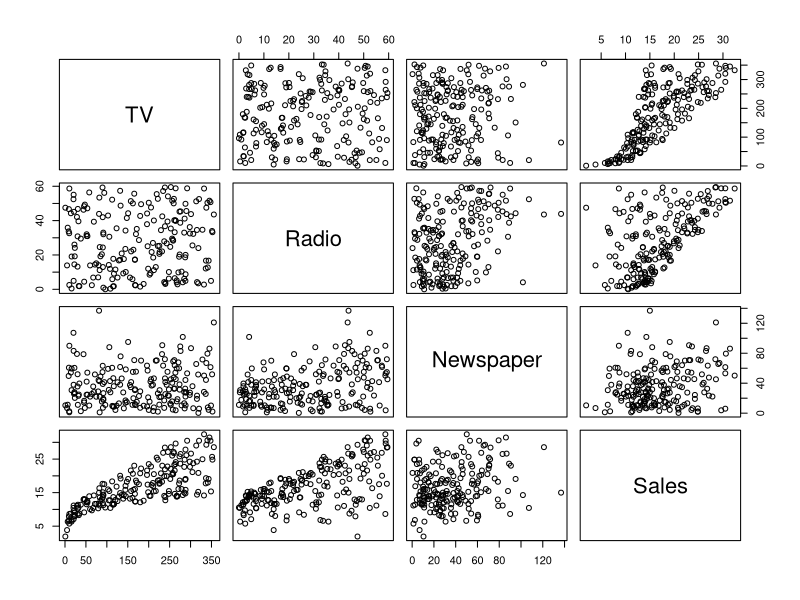

Generate this figure with R: (Note: this script raises an error after producing the figure.)
## ---- chunk 1
data <- read.csv('data.csv') 
str(data)
## ---- chunk 2
plot(data)
## ---- chunk 3
set.seed(123)
sample <- sample(c(TRUE, FALSE), nrow(data), replace = T, prob = c(0.6,0.4))
train <- data[sample, ]
test <- data[!sample, ]
## ---- chunk 4
ggplot(train, aes(TV, Sales)) +
  geom_point()
## ---- chunk 5
library(broom)
library(modelr)
library(ggplot2)
model1 <- lm(Sales ~ TV, data = train)
model1_results <- augment(model1, train)
## ---- chunk 6
summary(model1)
## ---- chunk 7
ggplot(train, aes(TV, Sales)) +
  geom_point() +
  geom_smooth(method = "lm") 
## ---- chunk 8
ggplot(train, aes(TV, Sales)) +
  geom_point() +
  geom_smooth(method = "lm") 
## ---- chunk 9
model1_plot1 <- ggplot(model1_results, aes(.fitted, .resid)) +
  geom_ref_line(h = 0) +
  geom_point() +
  geom_smooth(se = FALSE) +
  ggtitle("Residuals vs Fitted")
## ---- chunk 10
model1_plot1 <- ggplot(model1_results, aes(.fitted, .resid)) +
  geom_ref_line(h = 0) +
  geom_point() +
  geom_smooth(se = FALSE) +
  ggtitle("Residuals vs Fitted")
model1_plot1
## ---- chunk 11
model1_plot2 <- ggplot( model1_results, aes( sample = .resid)) +
  stat_qq()+
  stat_qq_line() +
  ggtitle("Normal Q-Q")
## ---- chunk 12

model1_plot2 <- ggplot( model1_results, aes( sample = .resid)) +
  stat_qq()+
  stat_qq_line() +
  ggtitle("Normal Q-Q")
model1_plot2
## ---- chunk 13
pred1 <- predict(model1, test)
test$Pred1 <- pred1
mse1 <- mean((test$Sales - test$Pred1)^2)
mse1
## ---- chunk 14
model2 <- lm(Sales ~ ., data = train)
model2 <- lm(Sales ~ TV + Radio + Newspaper + Sales, data = train)
## ---- chunk 15
summary(model2)
## ---- chunk 16
model3 <- lm(Sales ~ TV + Radio , data = train)
model3_results <- augment(model3, train)
## ---- chunk 17
summary(model3)
## ---- chunk 18
model3_plot1 <- ggplot(model3_results, aes(.fitted, .resid)) +
  geom_ref_line(h = 0) +
  geom_point() +
  geom_smooth(se = FALSE) +
  ggtitle("Residuals vs Fitted")
## ---- chunk 19
model3_plot1
## ---- chunk 20
model3_plot2 <- ggplot( model3_results, aes( sample = .resid)) +
  stat_qq()+
  stat_qq_line() +
  ggtitle("Normal Q-Q")
## ---- chunk 21
model3_plot2
## ---- chunk 22
pred3 <- predict(model3, test)
test$Pred3 <- pred3
mse3 <- mean((test$Sales - test$Pred3)^2)
## ---- chunk 23
mse1
mse3
